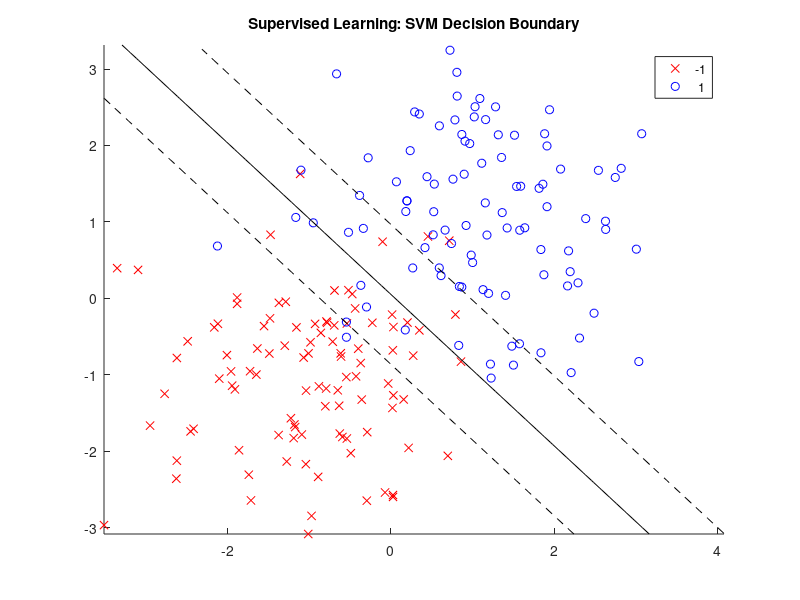
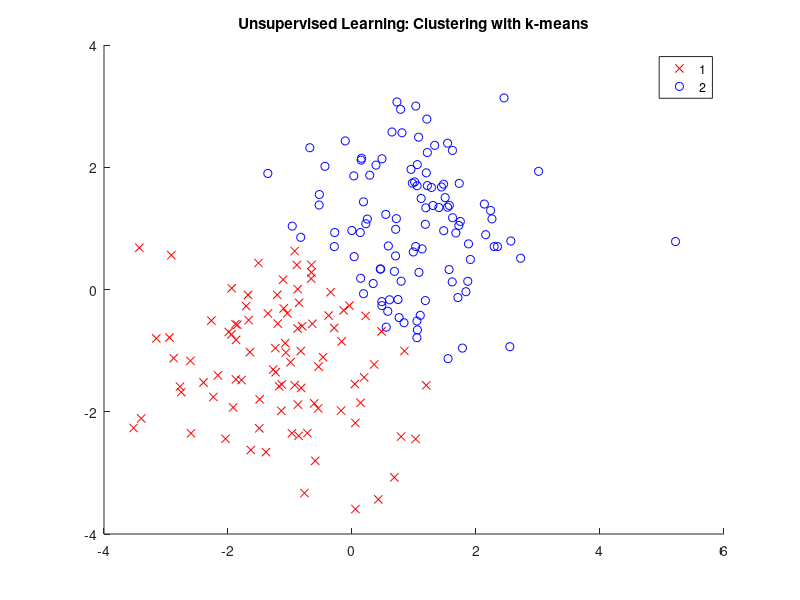
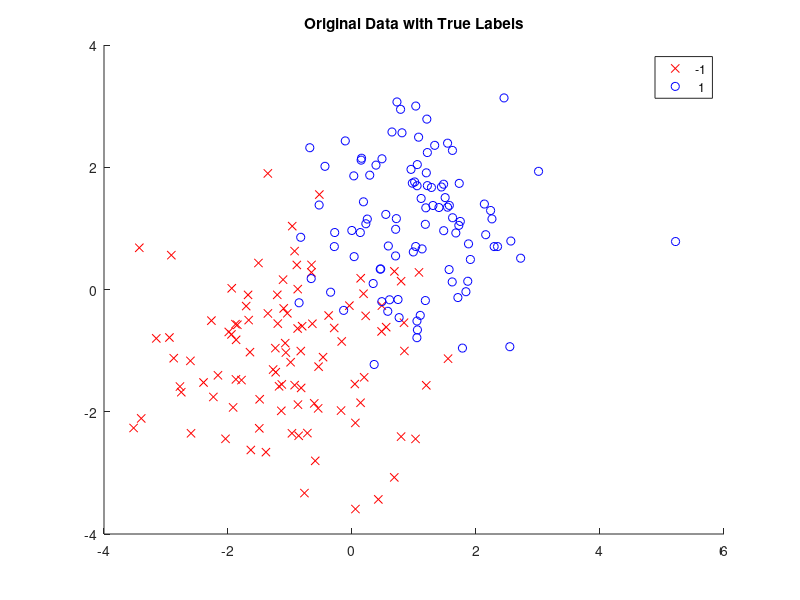
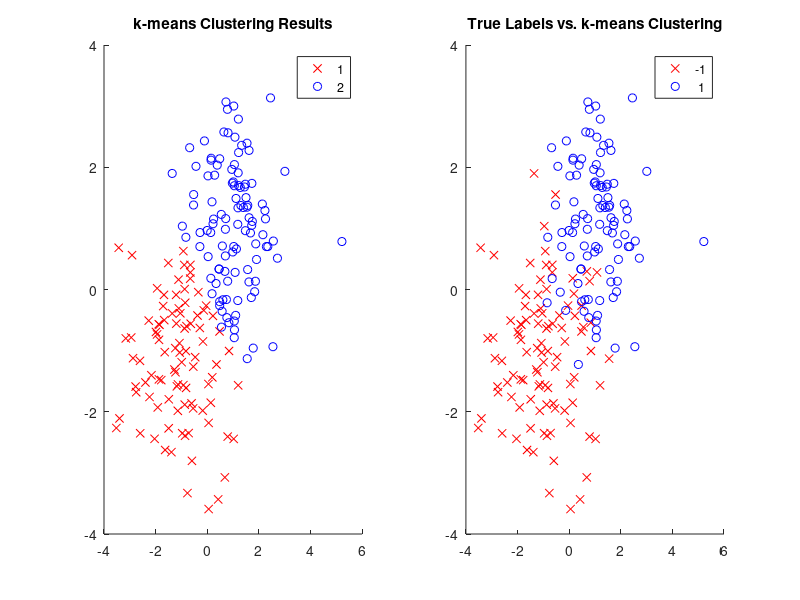

These figures' MATLAB source, in order:
%% Supervised Learning Example using Support Vector Machine (SVM)

% Generate random data for two classes:
% Class 1 centered around (1,1), and Class 2 centered around (-1,-1)
X = [randn(100,2)+1; randn(100,2)-1];

% Define the labels: 
% Class 1: label 1 for the first 100 points
% Class 2: label -1 for the second 100 points
Y = [ones(100,1); -ones(100,1)]; 

% Train a Support Vector Machine (SVM) classifier
SVMModel = fitcsvm(X, Y);

% Display SVM model details
disp('SVM Model Trained:');
disp(SVMModel);

% Visualize the data points
figure;
gscatter(X(:,1), X(:,2), Y, 'rb', 'xo'); % Scatter plot for the two classes
hold on;

% Plot the decision boundary
% Create a grid of points to evaluate the SVM decision function
[x1Grid, x2Grid] = meshgrid(min(X(:,1)):0.1:max(X(:,1)), min(X(:,2)):0.1:max(X(:,2)));
XGrid = [x1Grid(:), x2Grid(:)];

% Predict the classes for each point in the grid
[~, scores] = predict(SVMModel, XGrid);

% Plot the decision boundary and margins
contour(x1Grid, x2Grid, reshape(scores(:,2), size(x1Grid)), [0 0], 'k'); % Decision boundary
contour(x1Grid, x2Grid, reshape(scores(:,2), size(x1Grid)), [-1 1], '--k'); % Margins
title('Supervised Learning: SVM Decision Boundary');
hold off;

%% Unsupervised Learning Example using k-means Clustering

% Generate random data for clustering
data = [randn(100,2)+1; randn(100,2)-1];

% Apply k-means clustering to group the data into 2 clusters
idx = kmeans(data, 2);

% Display clustering results
disp('k-means clustering results:');
disp('Cluster assignment for each data point:');
disp(idx);

% Visualize the clusters
figure;
gscatter(data(:,1), data(:,2), idx, 'rb', 'xo'); % Color points based on cluster assignment
title('Unsupervised Learning: Clustering with k-means');

% Additional Visualization: Compare true labels with k-means clustering
% Generate true labels for comparison (same structure as in SVM example)
trueLabels = [ones(100,1); -ones(100,1)];

% Visualize the true labels as a scatter plot
figure;
gscatter(data(:,1), data(:,2), trueLabels, 'rb', 'xo'); % True classes plot
title('Original Data with True Labels');

% Visualize the k-means clusters alongside the true labels for comparison
figure;
subplot(1, 2, 1); % Plot 1: Clustering results
gscatter(data(:,1), data(:,2), idx, 'rb', 'xo');
title('k-means Clustering Results');

subplot(1, 2, 2); % Plot 2: True labels
gscatter(data(:,1), data(:,2), trueLabels, 'rb', 'xo');
title('True Labels vs. k-means Clustering');
